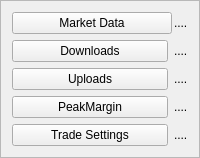
        <widget class="QFrame" name="frame">
         <property name="minimumSize">
          <size>
           <width>200</width>
           <height>0</height>
          </size>
         </property>
         <property name="maximumSize">
          <size>
           <width>200</width>
           <height>16777215</height>
          </size>
         </property>
         <property name="frameShape">
          <enum>QFrame::StyledPanel</enum>
         </property>
         <property name="frameShadow">
          <enum>QFrame::Raised</enum>
         </property>
         <layout class="QGridLayout" name="gridLayout_3">
          <item row="0" column="0">
           <widget class="QPushButton" name="pb_mktdata">
            <property name="minimumSize">
             <size>
              <width>160</width>
              <height>0</height>
             </size>
            </property>
            <property name="text">
             <string>Market Data</string>
            </property>
           </widget>
          </item>
          <item row="2" column="1">
           <widget class="QLabel" name="label_4">
            <property name="maximumSize">
             <size>
              <width>25</width>
              <height>16777215</height>
             </size>
            </property>
            <property name="text">
             <string>....</string>
            </property>
           </widget>
          </item>
          <item row="0" column="1">
           <widget class="QLabel" name="label_2">
            <property name="maximumSize">
             <size>
              <width>25</width>
              <height>16777215</height>
             </size>
            </property>
            <property name="text">
             <string>....</string>
            </property>
           </widget>
          </item>
          <item row="2" column="0">
           <widget class="QPushButton" name="pb_Uploads">
            <property name="text">
             <string>Uploads</string>
            </property>
           </widget>
          </item>
          <item row="1" column="1">
           <widget class="QLabel" name="label_3">
            <property name="maximumSize">
             <size>
              <width>25</width>
              <height>16777215</height>
             </size>
            </property>
            <property name="text">
             <string>....</string>
            </property>
           </widget>
          </item>
          <item row="1" column="0">
           <widget class="QPushButton" name="pb_Downloads">
            <property name="text">
             <string>Downloads</string>
            </property>
           </widget>
          </item>
          <item row="3" column="0">
           <widget class="QPushButton" name="pb_PeakMargin">
            <property name="text">
             <string>PeakMargin</string>
            </property>
           </widget>
          </item>
          <item row="3" column="1">
           <widget class="QLabel" name="label_5">
            <property name="maximumSize">
             <size>
              <width>25</width>
              <height>16777215</height>
             </size>
            </property>
            <property name="text">
             <string>....</string>
            </property>
           </widget>
          </item>
          <item row="5" column="0">
           <widget class="QPushButton" name="pb_TSettings">
            <property name="text">
             <string>Trade Settings</string>
            </property>
           </widget>
          </item>
          <item row="5" column="1">
           <widget class="QLabel" name="label_6">
            <property name="maximumSize">
             <size>
              <width>25</width>
              <height>16777215</height>
             </size>
            </property>
            <property name="text">
             <string>....</string>
            </property>
           </widget>
          </item>
         </layout>
        </widget>
